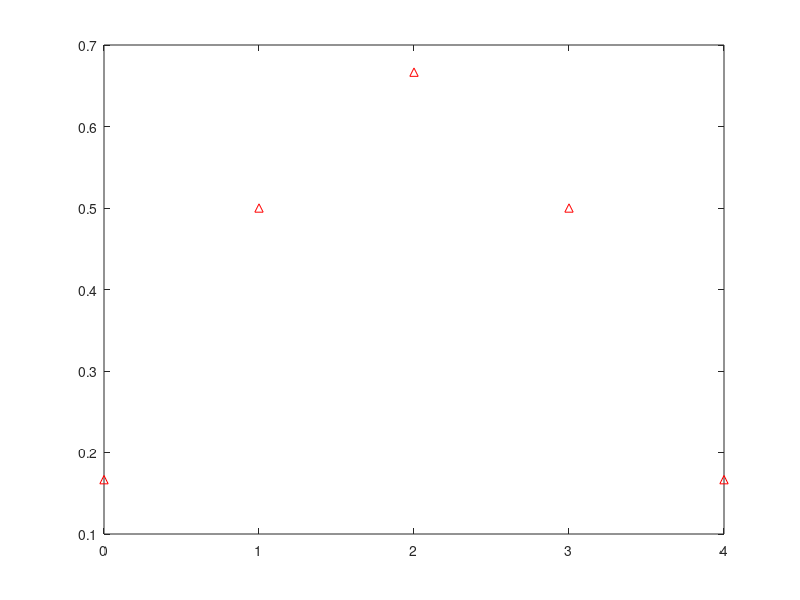

Write the MATLAB code that produced this figure. (Note: this script raises an error after producing the figure.)
%% Sample 7-5
%% 幾何学処理
% 有理数比の解像度変換
% 
% 画像処理特論
% 
% 村松 正吾 
% 
% 動作確認: MATLAB R2020a
%% Geometric image processing
% Resizing w/ rational factor
% 
% Advanced Topics in Image Processing
% 
% Shogo MURAMATSU
% 
% Verified: MATLAB R2020a
% 準備
% (Preparation)

close all
% 補間率の設定
% (Setting of upsampling factor)
%% 
% * $M$: 補間率 (upsampling factor) 

% Upsampling factor
uFactor = 2;
% 間引き率の設定
% (Setting of downsampling factor)
%% 
% * $M$: 間引き率 (downsampling factor) 

% Downsampling factor
dFactor = 3;
% フィルタの設定
% (Setting of filter)
% 
% 平均フィルタのインパルス応答 (Impulse response of averaging filter)
% 
% $$h[n]=\left\{\begin{array}{ll} \frac{1}{M_\mathrm{d}} & 0\leq n\leq M_\mathrm{d}-1 
% \\ 0 & \mathrm{otherwise} \end{array}\right.$$
%% 
% * $\{h[n]\}_n$: インパルス応答 (Impulse response)

% Impulse response of averaging filter
h = ones(1,dFactor)/dFactor;
%% 
% 一次補間フィルタのインパルス応答 (Impulse response of linear interpolation filter)
% 
% $$f[n]=\left\{\begin{array}{ll} \frac{1}{M_\mathrm{u}}(M_\mathrm{u}-|n|) & 
% -M_\mathrm{u}+1\leq n\leq M_\mathrm{u}-1 \\ 0 & \mathrm{otherwise} \end{array}\right.$$
% 
% ただし，非因果性に注意．(Note that the incausal property.)
%% 
% * $\{f[n]\}_n$: インパルス応答 (Impulse response)

% Impulse response of interpolation filter
f = 1-abs(-(uFactor-1):(uFactor-1))/uFactor;
%% 
% 縦続フィルタのインパルス応答 (Impulse response of the cascade filter)
% 
% $$g[n]=h[n]\ast f[n]$$

% Impulse response of the combination
g = conv(h,f);
%% フィルタ特性の表示
% (Display of filter characteristics)

% Impulse response
figure(1)
impz(g)
ax = gca;
ax.XLim = [-1 length(g)];
ax.YLim = [-0.2 1];

% Frequency response
figure(2)
freqz(g)
ax = gca;
hold on
line([0 min(1/uFactor,1/dFactor) min(1/uFactor,1/dFactor)],[20*log10(uFactor) 20*log10(uFactor) ax.YLim(1)],...
    'LineStyle',':','LineWidth',2,'Color','red');
hold off
% 画像への適用
% (Application to images)
% 
% $$v[\mathbf{m}]=\sum_{\mathbf{\ell}\in\mathbb{Z}^2}u[\mathbf{M}_\mathrm{u}\mathbf{\ell}]g[\mathbf{M_\mathrm{d}m}-\mathbf{M}_\mathrm{u}\mathbf{\ell}]$$
% 
% ただし，(where)
% 
% $$g[\mathbf{n}]=h[\mathbf{n}]\ast f[\mathbf{n}]$$
% 
% $$h[\mathbf{n}]=\left\{\begin{array}{ll} \frac{1}{|\det\mathbf{M}_\mathbf{d}|} 
% & \mathbf{n}\in \mathcal{N}(\mathbf{M}_\mathbf{d})\\ 0 & \mathrm{otherwise} 
% \end{array}\right.$$
% 
% $$f[\mathbf{n}]=\left\{\begin{array}{ll} \mathrm{prod}\left(\mathbf{1}-\mathrm{abs}\left(\mathbf{M}_\mathbf{u}^{-1}\mathbf{n}\right) 
% \right)& \mathbf{n}\in \{\mathbf{M}_\mathbf{u}\mathbf{x}\in\mathbb{Z}^2\ |\ 
% \mathbf{x}\in(-1,1)^2\} \\ 0 & \mathrm{otherwise} \end{array}\right.$$
% 
% ただし，非因果性に注意．(Note that the incausal property.)
%% 
% * $\{g[\mathbf{n}]\}_\mathbf{n}$: インパルス応答 (Impulse response)

% Reading an image
u = imread('cameraman.tif');

% Generating tje bilinear interpolation filter
[n1,n2] = ndgrid(-uFactor+1:uFactor-1);
f = (1-abs(n1)/uFactor).*(1-abs(n2)/uFactor);

% Generating the average filter
h = fspecial('average',dFactor);

% Combination of h and f
g = conv2(f,h);
[n1,n2] = ndgrid(-uFactor-floor(dFactor/2)+1:uFactor+floor(dFactor/2)-1);

% Impluse response 
figure(3)
stem3(n2,n1,g,'filled')
axis ij
ax = gca;
ax.XLim = ax.XLim + [-1 1];
ax.YLim = ax.YLim + [-1 1];

% Frequency response
figure(4)
freqz2(g)
axis ij
% Bivariate upsampling function
upsample2 = @(x,n) ...
    shiftdim(upsample(...
    shiftdim(upsample(x,...
    n(1)),1),...
    n(2)),1);

% Bivariate downsampling function
downsample2 = @(x,n) ...
    shiftdim(downsample(...
    shiftdim(downsample(x,...
    n(1)),1),...
    n(2)),1);

% Interpolation with upsampling and filtering
x = padarray(u,[1 1],'replicate','both');
w = imfilter(upsample2(x,uFactor*[1 1]),f,'conv');
s = ceil(uFactor/2);
y = w(s+1:s+uFactor*size(u,1),s+1:s+uFactor*size(u,2));
v = downsample2(y,dFactor*[1 1]);
% 画像表示
% (Display image)
% 
% 原画像 (Original)

figure(5)
imshow(u)
title('Original')
%% 
% 結果画像 (Result)

% Display result
figure(6)
imshow(v)
title('Result')
%%
% Imresize
figure(7)
z = imresize(u,uFactor/dFactor);
imshow(z)
title('Imresize')
%% 
% © Copyright, Shogo MURAMATSU, All rights reserved.